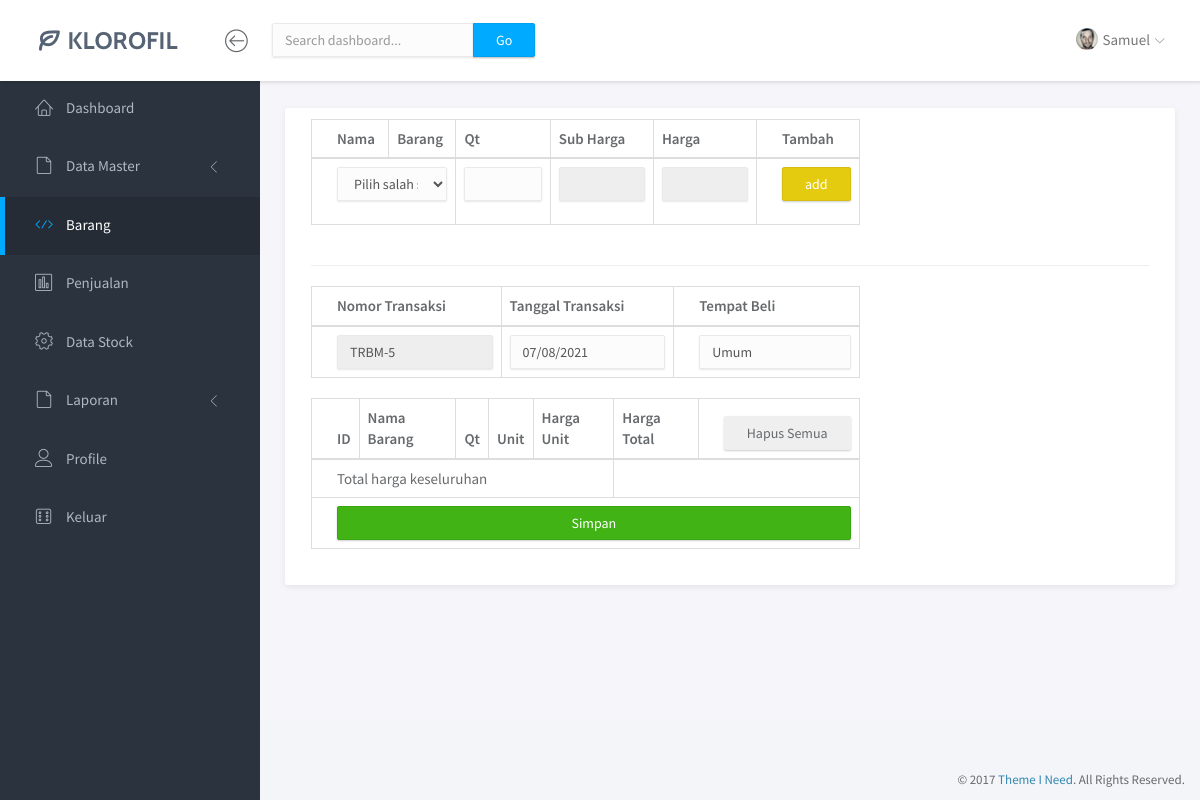
The page /9-Dashboard-BarangMasuk-transaksi.php on the database as committed earlier.
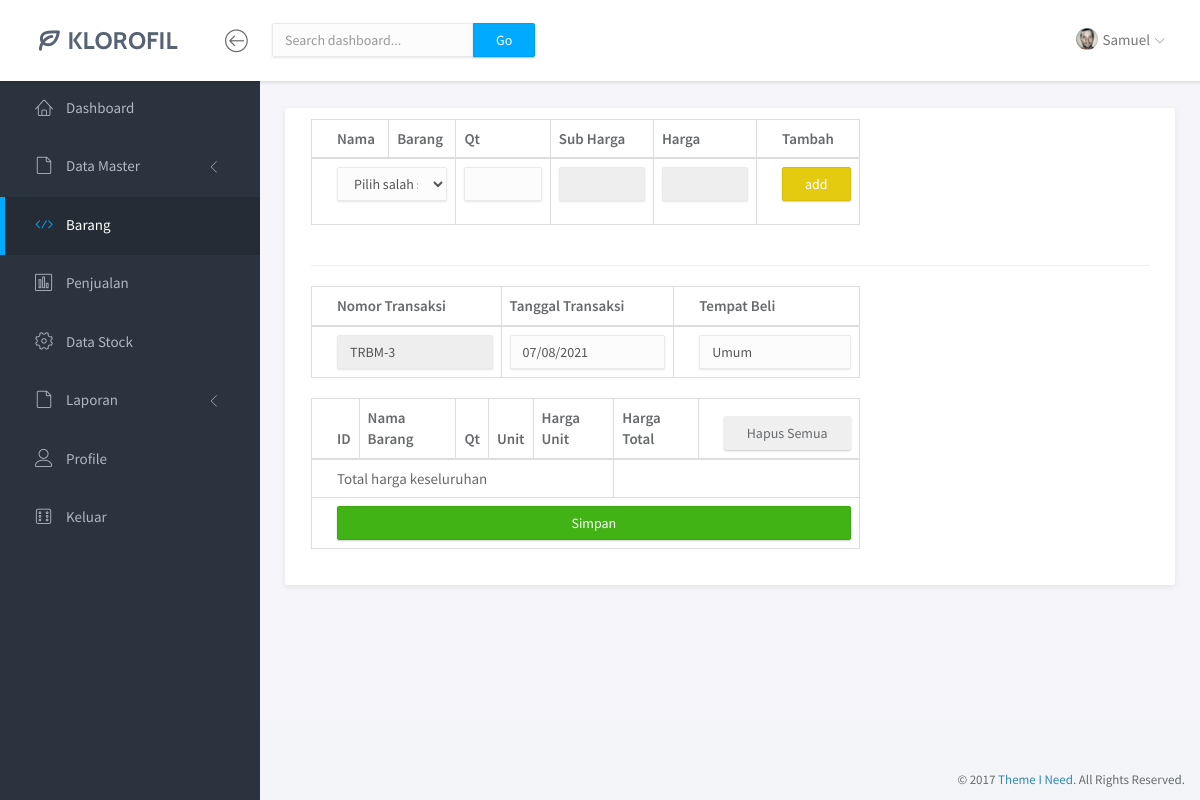
The same page on the database as committed later.
### tables this page shows
CREATE TABLE `barang_masuk` (
  `kode_trans_masuk` varchar(12) NOT NULL,
  `tgl_trans_masuk` date NOT NULL,
  `time` time NOT NULL,
  `nama_tempat_beli` varchar(30) NOT NULL,
  `isi` longtext,
  `grand_total` bigint(20) NOT NULL
);

### functions/functions-pelanggan.php (called while the page is built, shortened)
<?php
$conn = mysqli_connect("localhost", "root", "", "kpdiana");
function query($query) {
	global $conn;
	$result = mysqli_query($conn, $query);
	$rows = [];
	while( $row = mysqli_fetch_assoc($result) ) {
		$rows[] = $row;
	}
	return $rows;
}
?>

### 9-Dashboard-BarangMasuk-transaksi.php (the view, shortened to what the changed rows need)
<?php
require 'functions/functions-pelanggan.php';
if(empty(query("SELECT * FROM barang_masuk ORDER BY kode_trans_masuk DESC LIMIT 1"))){
    $lastkodetransaksi = 1;
}
else{
    $lastkodetransaksi = (int) explode("-",query("SELECT * FROM barang_masuk ORDER BY kode_trans_masuk DESC LIMIT 1")[0]['kode_trans_masuk'])[1] + 1;
}
?>
<!doctype html>
<html lang="en">
<head>
    <link rel="stylesheet" href="assets/vendor/bootstrap/css/bootstrap.min.css">
    <link rel="stylesheet" href="assets/vendor/fontawesome-free-5.15.3-web/css/all.css">
    <link rel="stylesheet" href="assets/vendor/linearicons/style.css">
    <link rel="stylesheet" href="assets/vendor/chartist/css/chartist-custom.css">
    <link rel="stylesheet" href="assets/css/main.css">
    <link rel="stylesheet" href="assets/css/demo.css">
    <link rel="stylesheet" href="assets/vendor/datatables/jquery.dataTables.min.css">
    <link rel="stylesheet" href="assets/css/jquery-ui.css">
</head>
<body>
    <div id="wrapper">
        <div class="main">
            <div class="main-content">
                <div class="container-fluid">
                    <div class="panel panel-headline">
                        <div class="panel-body">
                            <div class="row">
                                <div class="col-md-8">
                                    <form action="" method="post">
                                        <table class="table table-bordered">
                                            <thead>
                                                <tr>
                                                    <th>Nama </th>
                                                    <th> Barang</th>
                                                    <th>Qt</th>
                                                    <th>Sub Harga</th>
                                                    <th>Harga</th>
                                                    <th>Tambah</th>
                                                </tr>
                                            </thead>
                                        </table>
                                    </form>
                                </div>
                            </div>
                            <div class="row">
                                <div class="col-md-8">
                                    <form action="" method="post">
                                        <table class="table table-bordered">
                                            <thead>
                                                <tr>
                                                    <th>Nomor Transaksi</th>
                                                    <th>Tanggal Transaksi</th>
                                                    <th>Tempat Beli</th>
                                                </tr>
                                            </thead>
                                            <tbody>
                                                <tr>
                                                    <td>
                                                        <input class="form-control" type="text" name="notransaksi" id="notransaksi" value="TRBM-<?= $lastkodetransaksi ?>" readonly>
                                                    </td>
                                                </tr>
                                            </tbody>
                                        </table>
                                        <table class="table table-bordered">
                                            <thead>
                                                <tr>
                                                    <th>ID</th>
                                                    <th>Nama Barang</th>
                                                    <th>Qt</th>
                                                    <th>Unit</th>
                                                    <th>Harga Unit</th>
                                                    <th>Harga Total</th>
                                                    <th><button class="btn" name="hapussemua" type="submit">Hapus Semua</button></a></th>
                                                </tr>
                                            </thead>
                                        </table>
                                    </form>
                                </div>
                            </div>
                        </div>
                    </div>
                </div>
            </div>
        </div>
    </div>
</body>
</html>

Rows that differ between the two databases and show on the page:
removed barang_masuk: notransaksi "TRBM-5"
now on this page (row edited): barang_masuk: notransaksi "TRBM-3"
